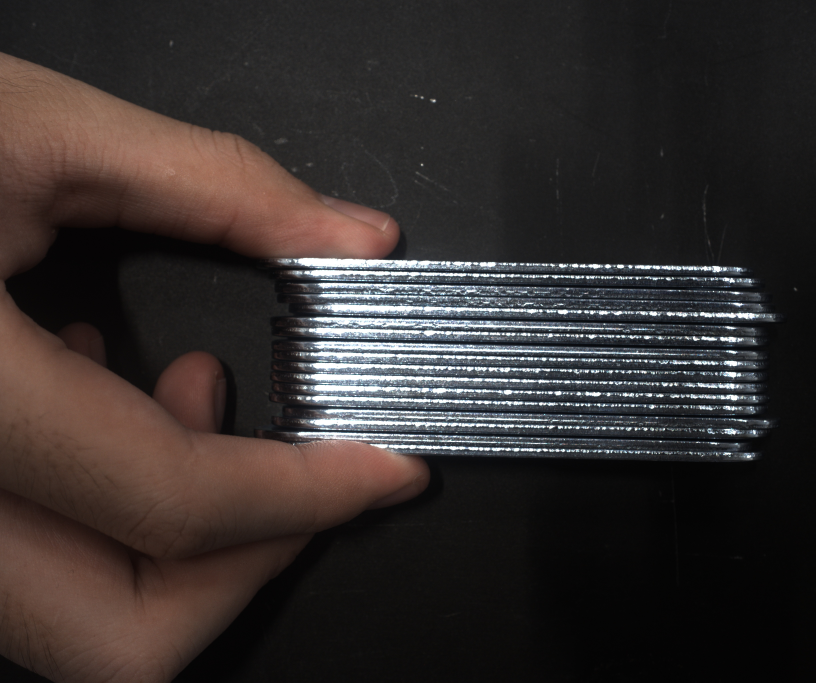
#> input picture images/Image_20260508090831787.jpg, 2448 x 2048 px (shown at 1/3 size); its folder holds 4 pictures in this run
$ python height_pitch.py
#> lines starting #> are read from the running program, lines starting #| are printed output that depends on the picture
from __future__ import annotations

import csv
from collections import Counter
from dataclasses import dataclass
from pathlib import Path

import cv2
import numpy as np


ROOT = Path(__file__).resolve().parent
IMG_DIR = ROOT / "images"
OUT_DIR = ROOT / "output_height_pitch"
LABEL_FILE = IMG_DIR / "num.txt"

IMAGE_SUFFIXES = {".jpg", ".jpeg", ".png", ".bmp", ".tif", ".tiff", ".webp"}
TIE_BREAK_PRIORITY = ("global", "left", "right")


@dataclass(frozen=True)
class PitchCounterConfig:
    roi_x1_ratio: float = 0.00
    roi_x2_ratio: float = 0.93
    roi_y1_ratio: float = 0.05
    roi_y2_ratio: float = 0.80
    bright_threshold: int = 150
    row_bright_fraction: float = 0.20
    gaussian_blur: int = 3
    row_smooth_window: int = 15
    vertical_close_kernel: int = 25
    sheet_pitch_px: int = 110
    min_region_threshold: int = 80
    max_region_threshold: int = 245


@dataclass(frozen=True)
class RegionCountResult:
    region: str
    count: int
    total_thickness: int
    all_runs: list[tuple[int, int]]
    roi: tuple[int, int, int, int]
    threshold_used: float
    gray: np.ndarray
    row_profile: np.ndarray
    row_mask_before_close: np.ndarray
    row_mask_after_close: np.ndarray


@dataclass(frozen=True)
class VoteResult:
    final_count: int
    vote_reason: str
    results: dict[str, RegionCountResult]


def image_paths() -> list[Path]:
    return sorted(p for p in IMG_DIR.iterdir() if p.suffix.lower() in IMAGE_SUFFIXES)


def read_expected_counts() -> list[int]:
    if not LABEL_FILE.exists():
        return []
    return [int(line.strip()) for line in LABEL_FILE.read_text(encoding="utf-8").splitlines() if line.strip()]


def all_true_runs(mask: np.ndarray) -> list[tuple[int, int]]:
    runs: list[tuple[int, int]] = []
    start: int | None = None
    for idx, value in enumerate(mask):
        if value and start is None:
            start = idx
        elif not value and start is not None:
            runs.append((start, idx - 1))
            start = None
    if start is not None:
        runs.append((start, len(mask) - 1))
    return runs


def smooth_profile(profile: np.ndarray, window: int) -> np.ndarray:
    if window <= 1:
        return profile
    kernel = np.ones(window, dtype=np.float32) / float(window)
    return np.convolve(profile, kernel, mode="same")


def count_region(
    image: np.ndarray,
    roi: tuple[int, int, int, int],
    threshold: float,
    config: PitchCounterConfig,
    region_name: str,
) -> RegionCountResult:
    x1, y1, x2, y2 = roi
    region_img = image[y1:y2, x1:x2]
    gray = cv2.cvtColor(region_img, cv2.COLOR_BGR2GRAY)

    if config.gaussian_blur > 1:
        gray = cv2.GaussianBlur(gray, (config.gaussian_blur, config.gaussian_blur), 0)

    bright_pixels_by_row = (gray >= threshold).mean(axis=1)
    row_profile = smooth_profile(bright_pixels_by_row, config.row_smooth_window)
    row_mask_before_close = row_profile >= config.row_bright_fraction

    close_kernel = cv2.getStructuringElement(cv2.MORPH_RECT, (1, config.vertical_close_kernel))
    row_mask_after_close = (
        cv2.morphologyEx((row_mask_before_close.astype(np.uint8) * 255)[:, None], cv2.MORPH_CLOSE, close_kernel)[:, 0] > 0
    )

    runs = all_true_runs(row_mask_after_close)
    total_thickness = sum(end - start + 1 for start, end in runs)
    count = max(0, int(round(total_thickness / config.sheet_pitch_px)))

    abs_runs = [(start + y1, end + y1) for start, end in runs]
    return RegionCountResult(
        region_name,
        count,
        total_thickness,
        abs_runs,
        roi,
        float(threshold),
        gray,
        row_profile,
        row_mask_before_close,
        row_mask_after_close,
    )


def threshold_percentile(global_gray: np.ndarray, base_threshold: float) -> float:
    return float((global_gray <= base_threshold).mean() * 100.0)


def region_threshold(image: np.ndarray, roi: tuple[int, int, int, int], percentile: float, config: PitchCounterConfig) -> float:
    x1, y1, x2, y2 = roi
    gray = cv2.cvtColor(image[y1:y2, x1:x2], cv2.COLOR_BGR2GRAY)
    if config.gaussian_blur > 1:
        gray = cv2.GaussianBlur(gray, (config.gaussian_blur, config.gaussian_blur), 0)
    threshold = float(np.percentile(gray, percentile))
    return float(np.clip(threshold, config.min_region_threshold, config.max_region_threshold))


# [5 lines left out: function choose_by_priority, not called in this run]


def vote_counts(results: dict[str, RegionCountResult]) -> VoteResult:
    counts = [results["left"].count, results["right"].count, results["global"].count]
    freq = Counter(counts)
    mode_freq = max(freq.values())
    mode_candidates = sorted([value for value, count in freq.items() if count == mode_freq])

    if len(mode_candidates) == 1:
        return VoteResult(mode_candidates[0], f"unique_mode_{mode_candidates[0]}", results)

    median_value = float(np.median(np.array(counts, dtype=np.float32)))
    distances = {candidate: abs(candidate - median_value) for candidate in mode_candidates}
    min_distance = min(distances.values())
    nearest_candidates = sorted([candidate for candidate, distance in distances.items() if distance == min_distance])
    if len(nearest_candidates) == 1:
        return VoteResult(nearest_candidates[0], f"mode_tie_median_nearest_{nearest_candidates[0]}", results)

    chosen = choose_by_priority(nearest_candidates, results)
    return VoteResult(chosen, f"mode_tie_priority_{chosen}", results)


def base_roi(image: np.ndarray, config: PitchCounterConfig) -> tuple[int, int, int, int]:
    height, width = image.shape[:2]
    x1 = int(width * config.roi_x1_ratio)
    x2 = int(width * config.roi_x2_ratio)
    y1 = int(height * config.roi_y1_ratio)
    y2 = int(height * config.roi_y2_ratio)
    return x1, y1, x2, y2


def split_rois(roi: tuple[int, int, int, int]) -> dict[str, tuple[int, int, int, int]]:
    x1, y1, x2, y2 = roi
    width = x2 - x1
    mid = x1 + width // 2
    return {"left": (x1, y1, mid, y2), "right": (mid, y1, x2, y2), "global": (x1, y1, x2, y2)}


def count_with_vote(image: np.ndarray, config: PitchCounterConfig) -> VoteResult:
    roi = base_roi(image, config)
    rois = split_rois(roi)
    gx1, gy1, gx2, gy2 = rois["global"]
    global_gray = cv2.cvtColor(image[gy1:gy2, gx1:gx2], cv2.COLOR_BGR2GRAY)
    if config.gaussian_blur > 1:
        global_gray = cv2.GaussianBlur(global_gray, (config.gaussian_blur, config.gaussian_blur), 0)

    percentile = threshold_percentile(global_gray, config.bright_threshold)
    thresholds = {name: region_threshold(image, region_roi, percentile, config) for name, region_roi in rois.items()}
    results = {name: count_region(image, region_roi, thresholds[name], config, name) for name, region_roi in rois.items()}
    return vote_counts(results)


def draw_debug(image: np.ndarray, vote: VoteResult, expected: int | None, output_path: Path) -> None:
    debug = image.copy()
    x1, y1, x2, y2 = vote.results["global"].roi
    width = x2 - x1
    mid = x1 + width // 2
    cv2.rectangle(debug, (x1, y1), (x2, y2), (0, 255, 255), 2)
    cv2.line(debug, (mid, y1), (mid, y2), (255, 200, 0), 2)

    for start, end in vote.results["global"].all_runs:
        cv2.line(debug, (x1, start), (x2, start), (0, 255, 0), 1)
        cv2.line(debug, (x1, end), (x2, end), (0, 0, 255), 1)

    row1 = (
        f"L={vote.results['left'].count} R={vote.results['right'].count} G={vote.results['global'].count} "
        f"TL={vote.results['left'].total_thickness} TR={vote.results['right'].total_thickness} TG={vote.results['global'].total_thickness}"
    )
    row2 = (
        f"final={vote.final_count} reason={vote.vote_reason} "
        f"thr(L/R/G)={vote.results['left'].threshold_used:.1f}/{vote.results['right'].threshold_used:.1f}/{vote.results['global'].threshold_used:.1f}"
    )
    if expected is not None:
        row2 += f" expected={expected} err={abs(vote.final_count - expected)}"

    cv2.putText(debug, row1, (20, 30), cv2.FONT_HERSHEY_SIMPLEX, 0.55, (0, 255, 255), 2)
    cv2.putText(debug, row2, (20, 55), cv2.FONT_HERSHEY_SIMPLEX, 0.52, (0, 255, 255), 2)

    output_path.parent.mkdir(parents=True, exist_ok=True)
    cv2.imwrite(str(output_path), debug)


def render_profile_panel(
    result: RegionCountResult,
    config: PitchCounterConfig,
    width: int = 420,
    height: int = 220,
) -> np.ndarray:
    panel = np.full((height, width, 3), 20, dtype=np.uint8)
    x0, y0, x1, y1 = 40, 20, width - 20, height - 30
    cv2.rectangle(panel, (x0, y0), (x1, y1), (90, 90, 90), 1)

    threshold_line_y = int(y1 - config.row_bright_fraction * (y1 - y0))
    cv2.line(panel, (x0, threshold_line_y), (x1, threshold_line_y), (0, 170, 255), 1)

    profile = np.clip(result.row_profile, 0.0, 1.0)
    n = len(profile)
    if n > 1:
        points = []
        for i, value in enumerate(profile):
            px = int(x0 + i * (x1 - x0) / (n - 1))
            py = int(y1 - value * (y1 - y0))
            points.append((px, py))
        cv2.polylines(panel, [np.array(points, dtype=np.int32)], False, (80, 255, 80), 1)

    title = (
        f"{result.region}: cnt={result.count} total={result.total_thickness} "
        f"thr={result.threshold_used:.1f} runs={len(result.all_runs)}"
    )
    cv2.putText(panel, title, (10, 14), cv2.FONT_HERSHEY_SIMPLEX, 0.45, (230, 230, 230), 1)
    cv2.putText(panel, "line: row_profile  orange: row_bright_fraction", (10, height - 6), cv2.FONT_HERSHEY_SIMPLEX, 0.38, (160, 160, 160), 1)
    return panel


def write_intermediate_outputs(
    image: np.ndarray,
    vote: VoteResult,
    expected: int | None,
    image_stem: str,
    output_root: Path,
    config: PitchCounterConfig,
) -> None:
    image_dir = output_root / image_stem
    image_dir.mkdir(parents=True, exist_ok=True)

    draw_debug(image, vote, expected, image_dir / "00_overview_total.jpg")

    for name in ("left", "right", "global"):
        result = vote.results[name]
        region_dir = image_dir / name
        region_dir.mkdir(parents=True, exist_ok=True)

        cv2.imwrite(str(region_dir / "01_gray.jpg"), result.gray)
        cv2.imwrite(str(region_dir / "02_row_mask_before_close.jpg"), (result.row_mask_before_close.astype(np.uint8) * 255)[:, None])
        cv2.imwrite(str(region_dir / "03_row_mask_after_close.jpg"), (result.row_mask_after_close.astype(np.uint8) * 255)[:, None])
        cv2.imwrite(str(region_dir / "04_profile_panel.jpg"), render_profile_panel(result, config))

        with open(region_dir / "05_runs.txt", "w", encoding="utf-8") as f:
            f.write(f"region={name}\n")
            f.write(f"count={result.count}\n")
            f.write(f"total_thickness={result.total_thickness}\n")
            f.write(f"threshold_used={result.threshold_used:.4f}\n")
            f.write(f"runs={result.all_runs}\n")


def main() -> None:
    config = PitchCounterConfig()
    paths = image_paths()
    labels = read_expected_counts()
#> (reads images/num.txt from the repository)

    if not paths:
        raise SystemExit("No image files found in images/.")
    if labels and len(labels) != len(paths):
        raise SystemExit(f"Expected {len(paths)} labels in {LABEL_FILE}, found {len(labels)}.")

    predictions: list[int] = []
    total_abs_error = 0
    summary_rows: list[dict[str, object]] = []

    print("Algorithm: total bright thickness with left/right/global voting")
    print(f"Parameters: {config}")
    print()

    for index, path in enumerate(paths):
        image = cv2.imread(str(path))
#> image is the input picture: shape (2048, 2448, 3); mean B, G, R 45.1, 46.6, 52.9
        if image is None:
            raise RuntimeError(f"Failed to read image: {path}")

        vote = count_with_vote(image, config)
#> in count_with_vote, `roi = base_roi(image, config)`: roi = (0, 102, 2276, 1638)
#> in split_rois, `x1, y1, x2, y2 = roi`: x1 = 0; y1 = 102; x2 = 2276; y2 = 1638
#> in split_rois, `width = x2 - x1`: width = 2276
#> in split_rois, `mid = x1 + width // 2`: mid = 1138
#> in count_with_vote, `rois = split_rois(roi)`: rois = {'left': (0, 102, 1138, 1638), 'right': (1138, 102, 2276, 1638), 'global': (0, 102, 2276, 1638)}
#> in count_with_vote, `gx1, gy1, gx2, gy2 = rois["global"]`: gx1 = 0; gy1 = 102; gx2 = 2276; gy2 = 1638
#> in count_with_vote, `global_gray = cv2.cvtColor(image[gy1:gy2, gx1:gx2], cv2.COLOR_BGR2GRAY)`:
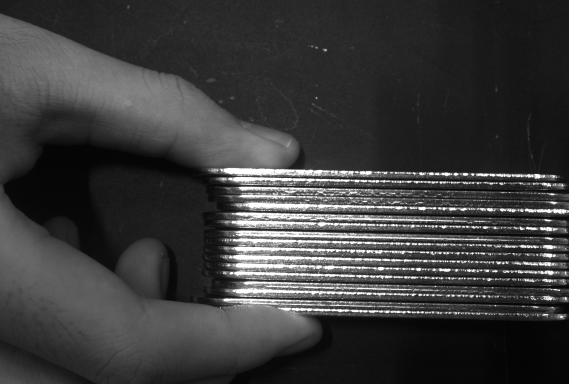
#> global_gray: shape (1536, 2276) (shown at 1/4 size); min 0, max 255, mean 58.8
#> in count_with_vote, `percentile = threshold_percentile(global_gray, config.bright_threshold)`: percentile = 94.47
#> in region_threshold, `gray = cv2.cvtColor(image[y1:y2, x1:x2], cv2.COLOR_BGR2GRAY)`:
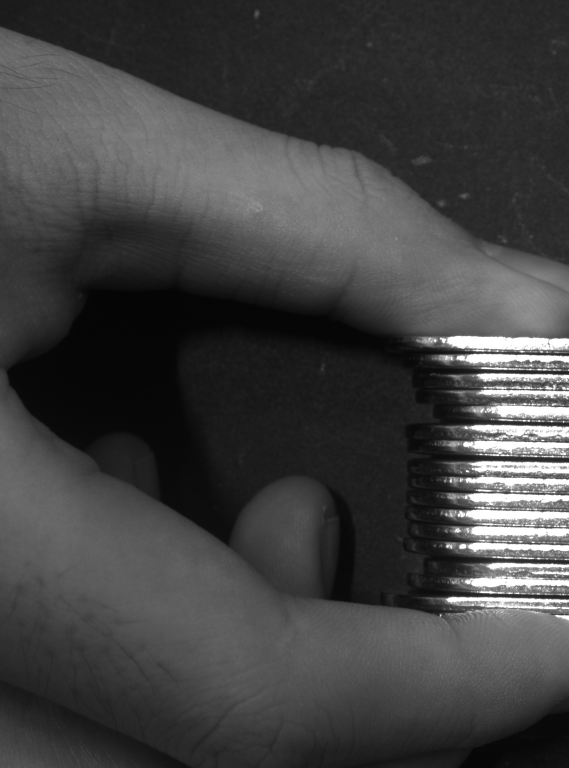
#> gray: shape (1536, 1138) (shown at 1/2 size); min 3, max 255, mean 65.2
#> in region_threshold, `threshold = float(np.percentile(gray, percentile))`: threshold = 129
#> call 2 of region_threshold, with roi = (1138, 102, 2276, 1638), percentile = 94.47
#> in region_threshold (call 2), `x1, y1, x2, y2 = roi`: x1 = 1138; y1 = 102; x2 = 2276; y2 = 1638
#> in region_threshold (call 2), `gray = cv2.cvtColor(image[y1:y2, x1:x2], cv2.COLOR_BGR2GRAY)`:
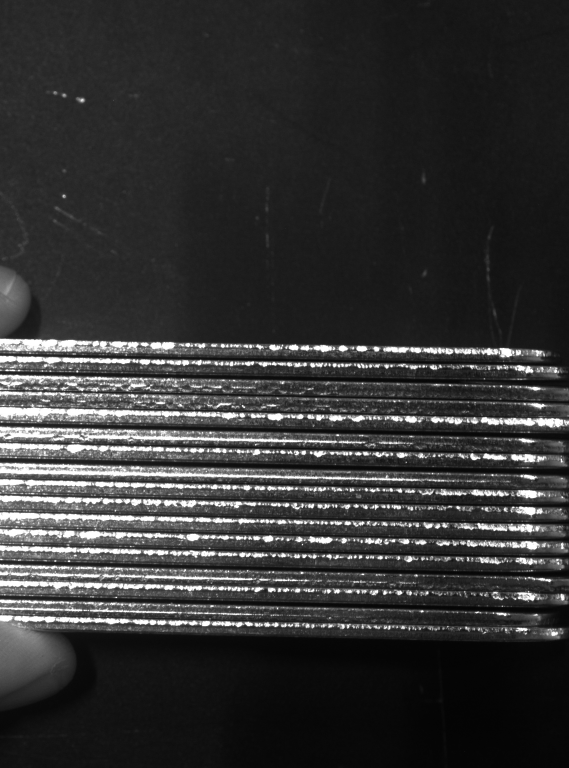
#> gray: shape (1536, 1138) (shown at 1/2 size); min 0, max 255, mean 52.4
#> in region_threshold (call 2), `threshold = float(np.percentile(gray, percentile))`: threshold = 181
#> in count_with_vote, `thresholds = {name: region_threshold(image, region_roi, percentile, co..`: thresholds = {'left': 129, 'right': 181, 'global': 150.1}
#> in count_region, `region_img = image[y1:y2, x1:x2]`:
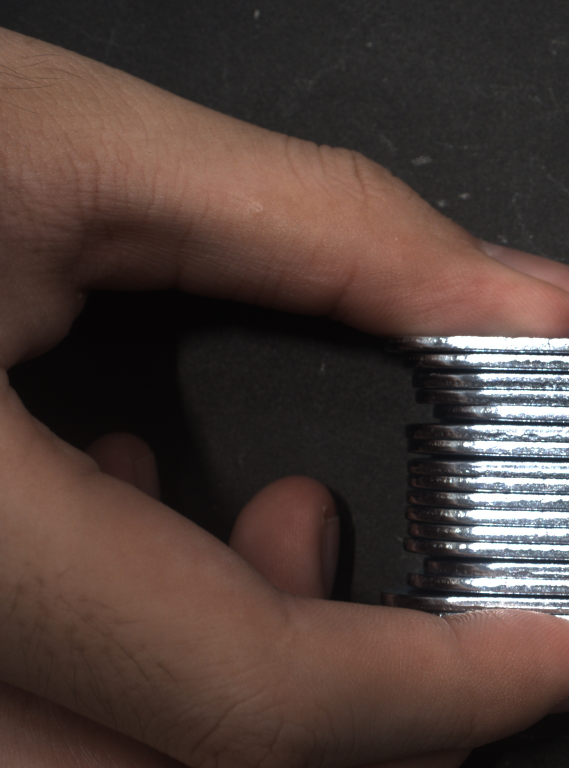
#> region_img: shape (1536, 1138, 3) (shown at 1/2 size); mean B, G, R 55.5, 60.9, 77.2
#> in count_region, `bright_pixels_by_row = (gray >= threshold).mean(axis=1)`: bright_pixels_by_row = 1536 values, max 0.257 at index 681, min 0 at index 0, mean 0.0553
#> in count_region, `row_profile = smooth_profile(bright_pixels_by_row, config.row_smooth_w..`: row_profile = 1536 values, max 0.241 at index 683, min 0 at index 0, mean 0.0553
#> the loop in all_true_runs, `for idx, value in enumerate(mask):` made 1536 passes
#> start on passes 679, 1031: 678, 1030
#> after the loop in all_true_runs, `for idx, value in enumerate(mask):`: runs = [(678, 692), (1030, 1030)]
#> in count_region, `total_thickness = sum(end - start + 1 for start, end in runs)`: total_thickness = 16
#> in count_region, `count = max(0, int(round(total_thickness / config.sheet_pitch_px)))`: count = 0
#> in count_region, `abs_runs = [(start + y1, end + y1) for start, end in runs]`: abs_runs = [(780, 794), (1132, 1132)]
#> call 3 of count_region, with roi = (0, 102, 2276, 1638), threshold = 150.1, region_name = 'global'
#> in count_region (call 3), `x1, y1, x2, y2 = roi`: x1 = 0
#> in count_region (call 3), `region_img = image[y1:y2, x1:x2]`:
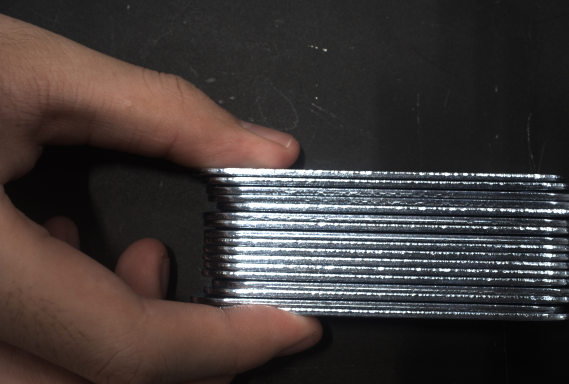
#> region_img: shape (1536, 2276, 3) (shown at 1/4 size); mean B, G, R 55.4, 56.8, 63.9
#> in count_region (call 3), `bright_pixels_by_row = (gray >= threshold).mean(axis=1)`: bright_pixels_by_row = 1536 values, max 0.358 at index 697, min 0 at index 0, mean 0.0553
#> in count_region (call 3), `row_profile = smooth_profile(bright_pixels_by_row, config.row_smooth_w..`: row_profile = 1536 values, max 0.314 at index 693, min 0 at index 0, mean 0.0553
#> in count_region (call 3), `runs = all_true_runs(row_mask_after_close)`: runs = [(682, 724), (821, 838), (894, 903), (937, 945), (1031, 1069)]
#> in count_region (call 3), `total_thickness = sum(end - start + 1 for start, end in runs)`: total_thickness = 119
#> in count_region (call 3), `count = max(0, int(round(total_thickness / config.sheet_pitch_px)))`: count = 1
#> in count_region (call 3), `abs_runs = [(start + y1, end + y1) for start, end in runs]`: abs_runs = [(784, 826), (923, 940), (996, 1005), (1039, 1047), (1133, 1171)]
#> in count_with_vote, `results = {name: count_region(image, region_roi, thresholds[name], con..`: results = 3 items
#> in vote_counts, `counts = [results["left"].count, results["right"].count, results["glob..`: counts = [0, 2, 1]
#> in vote_counts, `freq = Counter(counts)`: freq = {0: 1, 2: 1, 1: 1}
#> in vote_counts, `mode_freq = max(freq.values())`: mode_freq = 1
#> in vote_counts, `mode_candidates = sorted([value for value, count in freq.items() if co..`: mode_candidates = [0, 1, 2]
#> in vote_counts, `median_value = float(np.median(np.array(counts, dtype=np.float32)))`: median_value = 1
#> in vote_counts, `distances = {candidate: abs(candidate - median_value) for candidate in..`: distances = {0: 1, 1: 0, 2: 1}
#> in vote_counts, `min_distance = min(distances.values())`: min_distance = 0
#> in vote_counts, `nearest_candidates = sorted([candidate for candidate, distance in dist..`: nearest_candidates = [1]
        expected = labels[index] if labels else None
        predictions.append(vote.final_count)

        if expected is not None:
            error = abs(vote.final_count - expected)
#> error = 6
            total_abs_error += error
#> total_abs_error = 6
            status = "OK" if error == 0 else "FAIL"
#> status = 'FAIL'
        else:
            status = "n/a"

        draw_debug(image, vote, expected, OUT_DIR / f"{path.stem}_total_debug.jpg")
#> after the loop in draw_debug, `for start, end in vote.results["global"].all_runs:`:
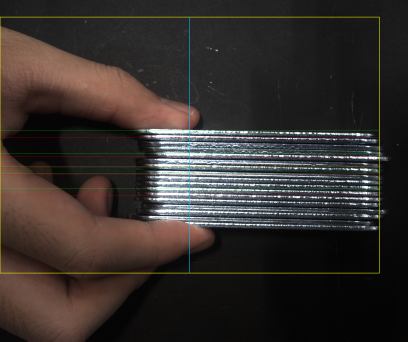
#> debug: shape (2048, 2448, 3) (shown at 1/6 size); mean B, G, R 44.7, 47.8, 53.9
        write_intermediate_outputs(image, vote, expected, path.stem, OUT_DIR / "intermediate", config)
#> the loop in write_intermediate_outputs, `for name in ("left", "right", "global"):` made 3 passes
#> pass 2, in write_intermediate_outputs, `cv2.imwrite(str(region_dir / "04_profile_panel.jpg"), render_profile_p..`:
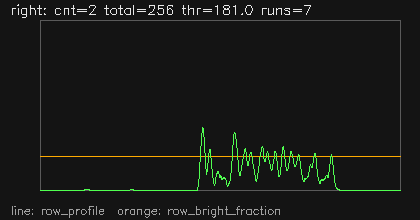
#> saved as 04_profile_panel.jpg: shape (220, 420, 3); mean B, G, R 23.4, 26, 24.3
        print(
            f"{path.name}: "
            f"left_count={vote.results['left'].count}, right_count={vote.results['right'].count}, global_count={vote.results['global'].count}, "
            f"left_total={vote.results['left'].total_thickness}, right_total={vote.results['right'].total_thickness}, global_total={vote.results['global'].total_thickness}, "
            f"final_count={vote.final_count}, vote_reason={vote.vote_reason}, expected={expected}, status={status}"
        )
#| Image_20260508090831787.jpg: left_count=0, right_count=2, global_count=1, left_total=16, right_total=256, global_total=119, final_count=1, vote_reason=mode_tie_median_nearest_1, expected=7, status=FAIL
        summary_rows.append(
            {
                "image": path.name,
                "expected": expected if expected is not None else "",
                "left_count": vote.results["left"].count,
                "right_count": vote.results["right"].count,
                "global_count": vote.results["global"].count,
                "left_total": vote.results["left"].total_thickness,
                "right_total": vote.results["right"].total_thickness,
                "global_total": vote.results["global"].total_thickness,
                "left_thr": round(vote.results["left"].threshold_used, 3),
                "right_thr": round(vote.results["right"].threshold_used, 3),
                "global_thr": round(vote.results["global"].threshold_used, 3),
                "final_count": vote.final_count,
                "vote_reason": vote.vote_reason,
                "error": abs(vote.final_count - expected) if expected is not None else "",
            }
        )

    print()
    print(f"Predictions: {predictions}")
    if labels:
        print(f"Expected:    {labels}")
        print(f"Total absolute error: {total_abs_error}")

    summary_path = OUT_DIR / "summary_total.csv"
    summary_path.parent.mkdir(parents=True, exist_ok=True)
    headers = [
        "image",
        "expected",
        "left_count",
        "right_count",
        "global_count",
        "left_total",
        "right_total",
        "global_total",
        "left_thr",
        "right_thr",
        "global_thr",
        "final_count",
        "vote_reason",
        "error",
    ]
    with open(summary_path, "w", newline="", encoding="utf-8") as f:
        writer = csv.DictWriter(f, fieldnames=headers)
        writer.writeheader()
        writer.writerows(summary_rows)
    print(f"Summary saved to: {summary_path}")
#| Summary saved to: output_height_pitch/summary_total.csv
    print(f"Debug images saved to: {OUT_DIR}")


if __name__ == "__main__":
    main()
